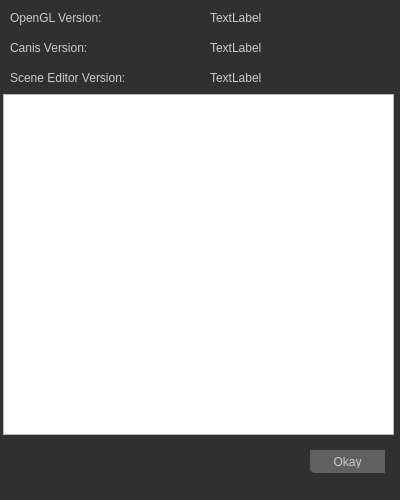
<?xml version="1.0" encoding="UTF-8"?>
<ui version="4.0">
 <class>AboutWindow</class>
 <widget class="QMainWindow" name="AboutWindow">
  <property name="geometry">
   <rect>
    <x>0</x>
    <y>0</y>
    <width>400</width>
    <height>500</height>
   </rect>
  </property>
  <property name="sizePolicy">
   <sizepolicy hsizetype="Fixed" vsizetype="Fixed">
    <horstretch>0</horstretch>
    <verstretch>0</verstretch>
   </sizepolicy>
  </property>
  <property name="minimumSize">
   <size>
    <width>400</width>
    <height>500</height>
   </size>
  </property>
  <property name="maximumSize">
   <size>
    <width>400</width>
    <height>500</height>
   </size>
  </property>
  <property name="windowTitle">
   <string>About</string>
  </property>
  <property name="styleSheet">
   <string notr="true">QWidget#centralwidget
{
	background-color: #303030;
}

QDialog
{
	background-color: #303030;
}

QSplitter
{
	background-color: #303030;
}

QMenuBar
{
	background-color: #303030;
	color: #CCCCCC;
}

QMenu
{
	background-color: #303030;
	color: #CCCCCC;
}

QStatusBar
{
	background-color: #303030;
}

QStatusBar::item
{
	color: #CCCCCC;
	border-radius: 1px;
}

QToolBar
{
	background-color: #505050;
}

QMenuBar::item
{
	background-color: #303030;
}

QMenuBar::item::selected
{
	background-color: #909090;
}

QMenu::item::selected
{
	background-color: #909090;
}

QPushButton
{
	color: #CCCCCC;
	background-color: #606060;
	border-bottom-left-radius: 5px;
	padding: 5px;
}

QPushButton:hover
{
	background-color: #707070;
}

QPushButton:disabled
{
	color: #606060;
	background-color: #202020;
}

QFrame#frame
{
	background-color: #303030;
	border-bottom-left-radius: 5px;
}

QFrame#frame_2
{
	background-color: #303030;
	border-bottom-left-radius: 5px;
}

QFrame#frame_3
{
	background-color: #303030;
	border-bottom-left-radius: 5px;
}

QLabel
{
	color: #CCCCCC;
}

QListWidget
{
	background-color: #606060;
	color: #CCCCCC;
	border-radius: 1px;
}

QListWidget::item:selected
{
	background-color: #808080;
	color: #CCCCCC;
	border-radius: 1px;
}

QTreeWidget
{
	background-color: #606060;
	color: #CCCCCC;
	border-radius: 1px;
}

QLineEdit
{
	background-color: #606060;
	color: #CCCCCC;
	border-radius: 1px;
}

QGroupBox
{
	color: #CCCCCC;
}

QComboBox
{
  background-color: #606060;
  border-radius: 2px;

  selection-color: #AAAAAA;
  selection-background-color: #606060;
  show-decoration-selected: 0;
}

QComboBox:on
{
  padding-top: -10px;
  padding-left: 2px;
}

QComboBox::drop-down
{
   subcontrol-origin: padding;
   subcontrol-position: top right;
   width: 7px;

   border-left-width: 0px;
   border-left-color: #000000;
   border-left-style: solid;
   border-top-right-radius: 3px;
   border-bottom-right-radius: 3px;
}</string>
  </property>
  <property name="unifiedTitleAndToolBarOnMac">
   <bool>false</bool>
  </property>
  <widget class="QWidget" name="centralwidget">
   <widget class="QLabel" name="label">
    <property name="geometry">
     <rect>
      <x>10</x>
      <y>10</y>
      <width>191</width>
      <height>16</height>
     </rect>
    </property>
    <property name="text">
     <string>OpenGL Version:</string>
    </property>
   </widget>
   <widget class="QLabel" name="label_2">
    <property name="geometry">
     <rect>
      <x>10</x>
      <y>40</y>
      <width>191</width>
      <height>16</height>
     </rect>
    </property>
    <property name="text">
     <string>Canis Version:</string>
    </property>
   </widget>
   <widget class="QLabel" name="glVersionLabel">
    <property name="geometry">
     <rect>
      <x>210</x>
      <y>10</y>
      <width>151</width>
      <height>16</height>
     </rect>
    </property>
    <property name="text">
     <string>TextLabel</string>
    </property>
   </widget>
   <widget class="QLabel" name="canisVersionLabel">
    <property name="geometry">
     <rect>
      <x>210</x>
      <y>40</y>
      <width>161</width>
      <height>16</height>
     </rect>
    </property>
    <property name="text">
     <string>TextLabel</string>
    </property>
   </widget>
   <widget class="QPushButton" name="okButton">
    <property name="geometry">
     <rect>
      <x>310</x>
      <y>450</y>
      <width>75</width>
      <height>23</height>
     </rect>
    </property>
    <property name="text">
     <string>Okay</string>
    </property>
   </widget>
   <widget class="QLabel" name="label_3">
    <property name="geometry">
     <rect>
      <x>10</x>
      <y>70</y>
      <width>191</width>
      <height>16</height>
     </rect>
    </property>
    <property name="text">
     <string>Scene Editor Version:</string>
    </property>
   </widget>
   <widget class="QLabel" name="editorVersionLabel">
    <property name="geometry">
     <rect>
      <x>210</x>
      <y>70</y>
      <width>181</width>
      <height>16</height>
     </rect>
    </property>
    <property name="text">
     <string>TextLabel</string>
    </property>
   </widget>
   <widget class="QTextEdit" name="infoText">
    <property name="geometry">
     <rect>
      <x>3</x>
      <y>94</y>
      <width>391</width>
      <height>341</height>
     </rect>
    </property>
    <property name="readOnly">
     <bool>true</bool>
    </property>
   </widget>
  </widget>
  <widget class="QMenuBar" name="menubar">
   <property name="geometry">
    <rect>
     <x>0</x>
     <y>0</y>
     <width>400</width>
     <height>23</height>
    </rect>
   </property>
  </widget>
 </widget>
 <resources/>
 <connections/>
</ui>
